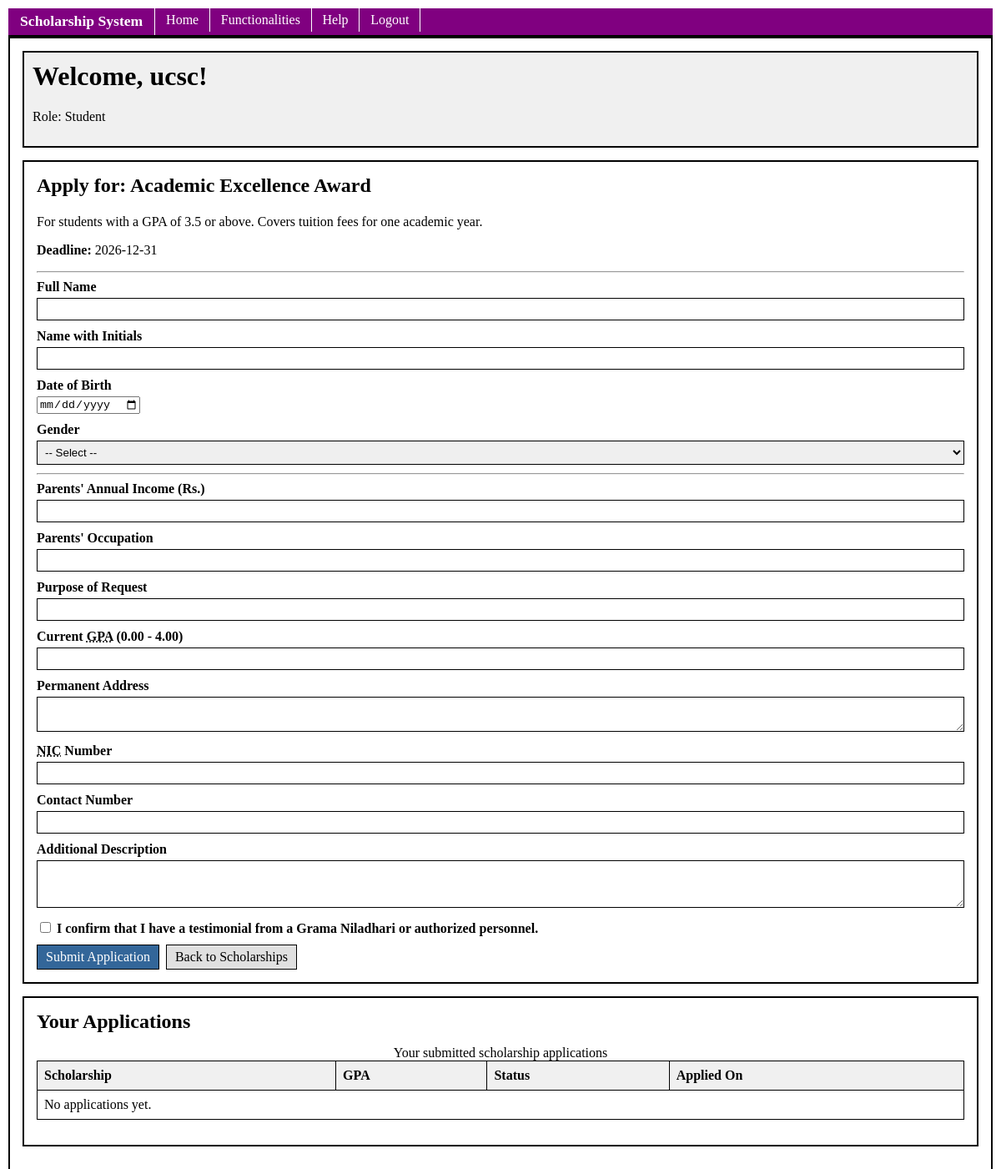
The page /public/home.php?sid=1 (signed in) on the database as committed earlier.
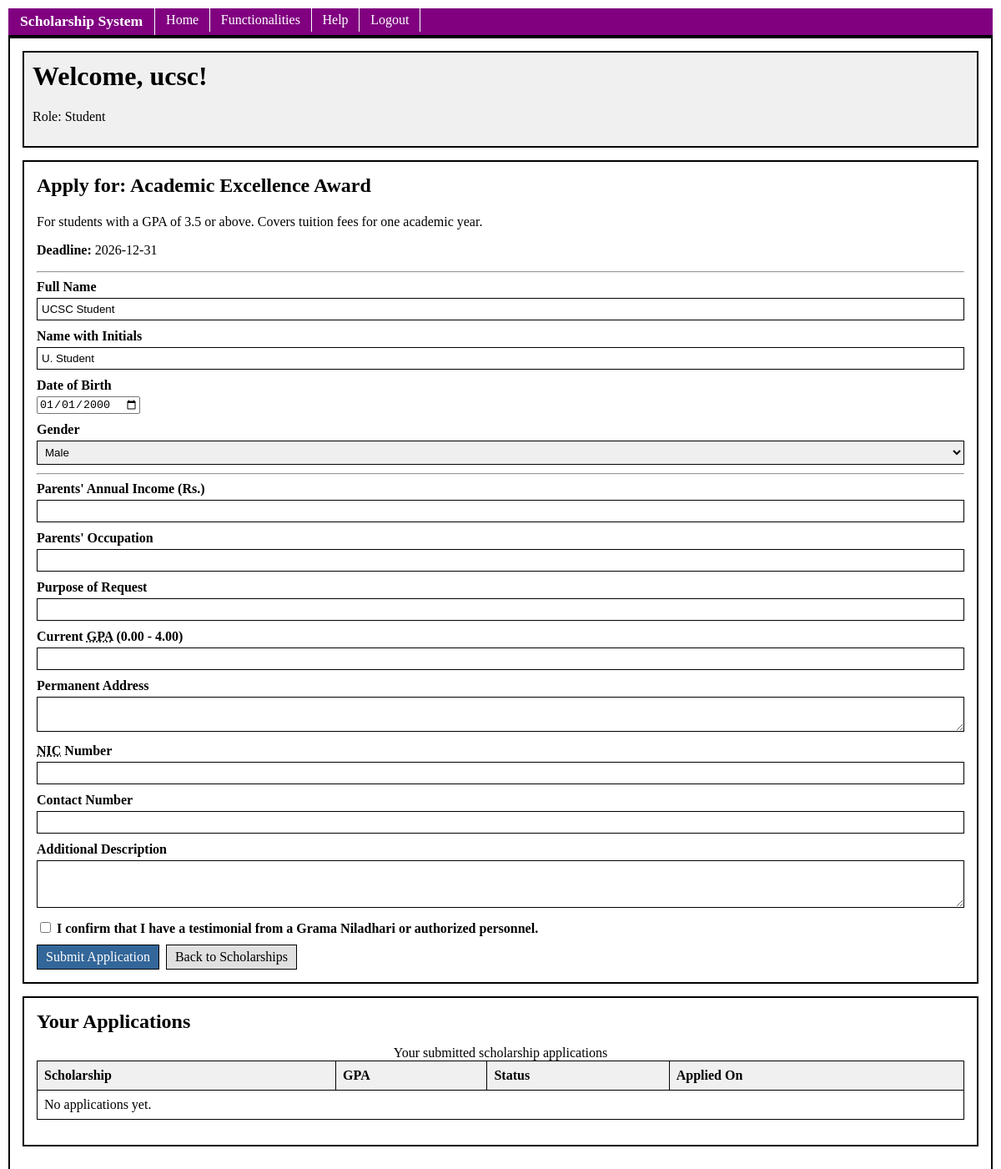
The same page on the database as committed later.
### tables this page shows
CREATE TABLE IF NOT EXISTS scholarships (
    id INT AUTO_INCREMENT PRIMARY KEY,
    name VARCHAR(150) NOT NULL,
    description TEXT,
    deadline DATE,
    created_at TIMESTAMP DEFAULT CURRENT_TIMESTAMP
);

CREATE TABLE IF NOT EXISTS students (
    user_id INT PRIMARY KEY,
    full_name VARCHAR(150),
    name_with_initials VARCHAR(100),
    dob DATE,
    gender VARCHAR(10),
    FOREIGN KEY (user_id) REFERENCES users(id) ON DELETE CASCADE
);

### public/home.php (the view, shortened to what this page needs)
<?php
require_once '../config/db.php';
$isLoggedIn = isset($_SESSION['user_id']);
$username = $isLoggedIn ? $_SESSION['username'] : 'Guest';
$isStudent = $isLoggedIn && $_SESSION['role'] === 'student';
$selectedScholarship = null;
if ($isStudent && isset($_GET['sid'])) {
    $stmt = $conn->prepare("SELECT * FROM scholarships WHERE id = ?");
    $stmt->execute([$_GET['sid']]);
    $selectedScholarship = $stmt->fetch();
}
$allScholarships = $conn->query("SELECT * FROM scholarships ORDER BY id ASC")->fetchAll();
$applications = [];
$userProfile = [];
if ($isStudent) {
    $stmt = $conn->prepare("SELECT ss.*, s.name AS scholarship_name FROM student_scholarships ss INNER JOIN scholarships s ON ss.scholarship_id = s.id WHERE ss.student_id = ? ORDER BY ss.applied_at DESC");
    $stmt->execute([$_SESSION['user_id']]);
    $applications = $stmt->fetchAll();
    $profStmt = $conn->prepare("SELECT full_name, name_with_initials, dob, gender FROM students WHERE user_id = ?");
    $profStmt->execute([$_SESSION['user_id']]);
    $userProfile = $profStmt->fetch();
    if (!$userProfile) {
        $userProfile = ['full_name' => '', 'name_with_initials' => '', 'dob' => '', 'gender' => ''];
    }
}
require_once '../includes/header.php';
?>
    <div class="container">
        <div class="dashboard-header">
            <?php if ($isLoggedIn): ?>
                <h1>Welcome, <?php echo htmlspecialchars($username); ?>!</h1>
                <p>Role: <?php echo ucfirst($_SESSION['role']); ?></p>
            <?php else: ?>
                <h1>Welcome to the Scholarship Management System</h1>
                <p>Please login or register to apply for scholarships.</p>
            <?php endif; ?>
        </div>
        <?php if ($isLoggedIn): ?>
            <?php if ($isStudent): ?>
                <?php if ($selectedScholarship): ?>
                    <div class="content-page">
                        <h2>Apply for: <?php echo htmlspecialchars($selectedScholarship['name']); ?></h2>
                        <p><?php echo htmlspecialchars($selectedScholarship['description']); ?></p>
                        <?php if ($selectedScholarship['deadline']): ?>
                            <p><strong>Deadline:</strong> <?php echo htmlspecialchars($selectedScholarship['deadline']); ?></p>
                        <?php endif; ?>
                        <hr>
                        <form name="appForm" action="home.php" method="POST" onsubmit="return checkApplication()">
                            <div class="form-group">
                                <label>Full Name</label>
                                <input type="text" name="full_name" value="<?php echo htmlspecialchars($userProfile['full_name']); ?>" required>
                            </div>
                            <div class="form-group">
                                <label>Name with Initials</label>
                                <input type="text" name="name_with_initials" value="<?php echo htmlspecialchars($userProfile['name_with_initials']); ?>" required>
                            </div>
                            <div class="form-group">
                                <label>Date of Birth</label>
                                <input type="date" name="dob" value="<?php echo htmlspecialchars($userProfile['dob']); ?>" required>
                            </div>
                            <div class="form-group">
                                <label>Gender</label>
                                <select name="gender" required>
                                    <option value="">-- Select --</option>
                                    <option value="Male" <?php if($userProfile['gender'] === 'Male') echo 'selected'; ?>>Male</option>
                                </select>
                            </div>
                            <hr>
                            <div class="form-group">
                                <label>Parents' Annual Income (Rs.)</label>
                                <input type="number" step="0.01" id="appIncome" name="parents_income">
                            </div>
                            <div class="form-group">
                                <label>Parents' Occupation</label>
                                <input type="text" id="appOccupation" name="parents_occupation">
                            </div>
                            <div class="form-group">
                                <label>Purpose of Request</label>
                                <input type="text" id="appPurpose" name="purpose">
                            </div>
                            <div class="form-group">
                                <label>Current <abbr title="Grade Point Average">GPA</abbr> (0.00 - 4.00)</label>
                                <input type="number" step="0.01" min="0" max="4.0" id="appGpa" name="gpa">
                            </div>
                            <div class="form-group">
                                <label>Permanent Address</label>
                                <textarea name="permanent_address" id="appAddress" rows="2"></textarea>
                            </div>
                            <div class="form-group">
                                <label><abbr title="National Identity Card">NIC</abbr> Number</label>
                                <input type="text" id="appNic" name="nic">
                            </div>
                            <div class="form-group">
                                <label>Contact Number</label>
                                <input type="text" id="appContact" name="contact_numbers">
                            </div>
                            <div class="form-group">
                                <label>Additional Description</label>
                                <textarea name="description" id="appDesc" rows="3"></textarea>
                            </div>
                            <div class="form-group">
                                <label>
                                    <input type="checkbox" id="appTestimonial" name="testimonial_checked">
                                    I confirm that I have a testimonial from a Grama Niladhari or authorized personnel.
                                </label>
                            </div>
                            <button type="submit" class="btn btn-primary">Submit Application</button>
                            <a href="home.php" class="btn">Back to Scholarships</a>
                        </form>
                    </div>
                <?php endif; ?>
                <div class="table-container">
                    <h2>Your Applications</h2>
                    <table>
                        <caption>Your submitted scholarship applications</caption>
                        <thead>
                            <tr>
                                <th>Scholarship</th>
                                <th>GPA</th>
                                <th>Status</th>
                                <th>Applied On</th>
                            </tr>
                        </thead>
                        <tbody>
                            <?php if (count($applications) === 0): ?>
                            <tr><td colspan="4">No applications yet.</td></tr>
                            <?php endif; ?>
                        </tbody>
                    </table>
                </div>
            <?php endif; ?>
        <?php endif; ?>
    </div>
<?php require_once '../includes/footer.php'; ?>

### includes/header.php (shortened to what this page needs)
<?php
$isLoggedIn = isset($_SESSION['user_id']);
$role = $isLoggedIn ? $_SESSION['role'] : '';
$isStudent = $role === 'student';
?>
<!DOCTYPE html>
<html lang="en">
<head>
    <link rel="stylesheet" href="css/style.css">
</head>
<body>
    <nav class="navbar">
        <div class="navbar-brand">Scholarship System</div>
        <ul class="nav-links">
            <li><a href="home.php">Home</a></li>
            <li><a href="functionalities.php">Functionalities</a></li>
            <li><a href="help.php">Help</a></li>
            <?php if ($isLoggedIn): ?>
                <li><a href="logout.php">Logout</a></li>
            <?php else: ?>
                <li><a href="login.php">Login</a></li>
            <?php endif; ?>
        </ul>
    </nav>

### includes/footer.php
</body>
</html>

### public/css/style.css (style rules this page uses)
body { background-color: #ffffff; color: #000000; margin: 0; padding: 10px; }
.navbar { border-bottom: 2px solid #000000; background-color: purple; overflow: hidden; }
.navbar-brand { float: left; font-size: 1.1em; font-weight: bold; color: white; padding: 0.3em 0.8em; border-right: 1px solid white; }
.nav-links { float: left; width: auto; padding: 0; margin: 0; list-style-type: none; }
.nav-links li { display: inline; }
.nav-links a { float: left; text-decoration: none; color: white; background-color: purple; padding: 0.3em 0.8em; border-right: 1px solid white; }
.container, .content-page, .table-container { border: 2px solid #000000; padding: 15px; margin-bottom: 15px; }
h1, h2, h3 { margin-top: 0; margin-bottom: 10px; padding-bottom: 5px; }
.form-group { margin-bottom: 10px; }
.form-group label { display: block; margin-bottom: 4px; font-weight: bold; }
input[type="text"], input[type="password"], input[type="email"], input[type="number"] { width: 100%; border: 1px solid #000000; padding: 5px; box-sizing: border-box; }
.form-group select, .form-group textarea { width: 100%; border: 1px solid #000000; padding: 5px; box-sizing: border-box; }
.btn, .btn-primary, .btn-danger { box-sizing: border-box; font-family: inherit; font-size: inherit; line-height: normal; vertical-align: middle; }
.btn { border: 1px solid #000000; background-color: #e0e0e0; color: #000000; padding: 5px 10px; text-decoration: none; display: inline-block; cursor: pointer; margin-right: 4px; }
.btn-primary { border: 1px solid #000000; background-color: #336699; color: #ffffff; padding: 5px 10px; text-decoration: none; display: inline-block; cursor: pointer; margin-right: 4px; }
table { width: 100%; border-collapse: collapse; margin-bottom: 15px; }
table th, table td { border: 1px solid #000000; padding: 8px; text-align: left; }
table th { background-color: #f0f0f0; font-weight: bold; }
.dashboard-header { border: 2px solid #000000; padding: 10px; margin-bottom: 15px; background-color: #f0f0f0; }

Rows that differ between the two databases and show on the page:
added students: full_name "UCSC Student", name_with_initials "U. Student", dob "01/01/2000", gender "Male"
Other text that changed with them:
form field gender: "-- Select --" → (not shown)
